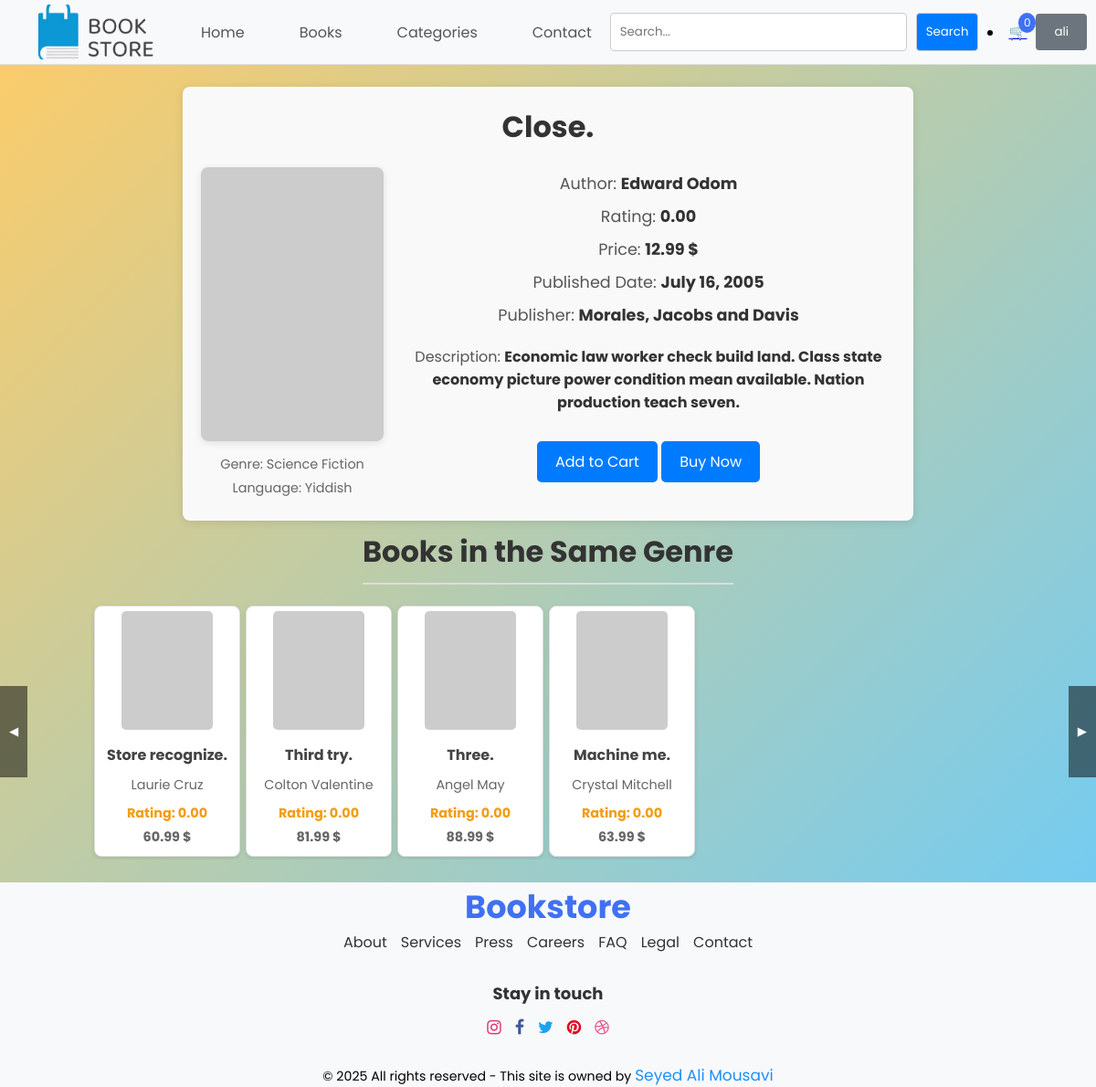
Page /books/1/ (signed in) on the committed database.
### users/models.py (models this page shows, shortened)
class UserAccount(models.Model):
    username = models.CharField(max_length=50, unique=True)
    email = models.EmailField(unique=True)
    password = models.CharField(max_length=50)
    date_joined = models.DateTimeField(auto_now_add=True)
    is_active = models.BooleanField(default=True)
    last_login = models.DateTimeField(null=True, blank=True)
    is_admin = models.BooleanField(default=False)
    is_deleted = models.BooleanField(default=False)

### books/models.py (models this page shows)
class Book(models.Model):
    GENRE_CHOICES = [
        ('fiction', 'Fiction'),
        ('non_fiction', 'Non-Fiction'),
        ('mystery', 'Mystery'),
        ('fantasy', 'Fantasy'),
        ('biography', 'Biography'),
        ('science_fiction', 'Science Fiction'),
        ('romance', 'Romance'),
        ('horror', 'Horror'),
        ('self_help', 'Self Help'),
        ('history', 'History'),
    ]
    title = models.CharField(max_length=100)
    author = models.CharField(max_length=100)
    price = models.DecimalField(max_digits=20, decimal_places=2)
    rating = models.DecimalField(max_digits=3, decimal_places=2)
    description = models.TextField()
    published_date = models.DateField()
    isbn = models.CharField(max_length=13, unique=True)
    cover_image = models.ImageField(upload_to='covers/')
    language = models.CharField(max_length=30)
    publisher = models.CharField(max_length=100)
    genre = models.CharField(max_length=50, choices=GENRE_CHOICES)
    stock = models.PositiveIntegerField(default=0)

### books/views.py (the view)
# urls.py: path('<int:id>/', BookDetailView.as_view(), name='book_detail'),
class BookDetailView(View):
    def get(self, request, id):
        book = get_object_or_404(Book, id=id)
        user_info = None
        if 'user_id' in request.session:
            try:
                user_info = UserAccount.objects.get(id=request.session['user_id'])
            except UserAccount.DoesNotExist:
                user_info = None
        same_genre_books = Book.objects.filter(genre=book.genre).exclude(id=book.id)[:10]
        return render(request, 'book.html', {'book': book, 'user': user_info, 'same_genre_books': same_genre_books})

### templates/book.html (shortened to what this page needs)
{% extends 'base.html' %}
{% load static %}
{% block content %}
<br>
<div class="book-detail-container">
    <h1 class="book-title">{{ book.title }}</h1>
    <div class="book-detail">
        <div class="book-cover-container">
            <img class="book-cover" src="{{ book.cover_image }}" alt="{{ book.title }}">
            <div class="book-meta">
                <p>Genre: <span>{{ book.get_genre_display }}</span></p>
                <p>Language: <span>{{ book.language }}</span></p>
            </div>
        </div>
        <div class="book-info">
            <p>Author: <span>{{ book.author }}</span></p>
            <p>Rating: <span>{{ book.rating }}</span></p>
            <p>Price: <span>{{ book.price }} $</span></p>
            <p>Published Date: <span>{{ book.published_date }}</span></p>
            <p>Publisher: <span>{{ book.publisher }}</span></p>
            <p>Description: <span>{{ book.description }}</span></p>
            <a href="#" class="add-to-cart-button" id="addToCartButton">Add to Cart</a>
            {% if book.stock > 0 %}
            <a href="{% url 'buy_now' book.id %}" class="add-to-cart-button">Buy Now</a>
            {% else %}
                <a class="add-to-cart-button" style="background-color: darkorange;" disabled>Out of Stock</a>
            {% endif %}
        </div>
    </div>
</div>
<h2 class="book-list-header">Books in the Same Genre</h2>
<div class="book-list-container">
    <button class="nav-button prev" onclick="scrollBooks('same-genre-list', -1)">&#9664;</button>
    <div class="book-list">
        <div class="book-list-wrapper" id="same-genre-list">
            {% for same_genre_book in same_genre_books %}
            <a href="{% url 'book_detail' same_genre_book.id %}" class="book-item-link">
                <div class="book-item">
                    <img src="{{ same_genre_book.cover_image }}" alt="{{ same_genre_book.title }}">
                    <div class="book-info">
                        <h3>{{ same_genre_book.title }}</h3>
                        <p>{{ same_genre_book.author }}</p>
                        <p class="rating">Rating: {{ same_genre_book.rating }}</p>
                        <p class="book-price">{{ same_genre_book.price }} $</p>
                    </div>
                </div>
            </a>
            {% endfor %}
        </div>
    </div>
    <button class="nav-button next" onclick="scrollBooks('same-genre-list', 1)">&#9654;</button>
</div>
{% include 'footer.html' %}
{% endblock %}

### templates/head.html (shortened to what this page needs)
{% load static %}
<div class="base-navbar">
    <a href="{% url 'home' %}" class="logo-container">
        <img src="{% static 'image_2025-01-24_104110318-removebg-preview.png' %}" alt="Logo" class="logo-image">
    </a>
    <div class="nav-links">
        <a href="{% url 'home' %}">Home</a>
        <a href="{% url 'booksd' %}">Books</a>
        <a href="{% url 'genre' %}">Categories</a>
        <a href="#">Contact</a>
    </div>
    <div class="search-bar">
        <input type="text" placeholder="Search...">
        <button>Search</button>
    </div>
    <li>
        <a href="#" id="cart-icon" class="cart-icon" onclick="toggleCartModal()">🛒<span id="cart-count">{{ cart|length }}</span></a>
    </li>
    {% if user and user.username %}
        <div class="dropdown">
            <button id="userMenu">{{ user.username }}</button>
        </div>
    {% else %}
        <button id="openModal">Create account</button>
    {% endif %}
</div>

### rows in the picture
UserAccount: username "ali"
Book: title "Close.", genre "Science Fiction", language "Yiddish", author "Edward Odom", rating "0.00", price "12.99", published_date "July 16, 2005", publisher "Morales, Jacobs and Davis", description "Economic law worker check build land. Class state economy picture power condition mean available. Nation production teach seven."
Book: title "Store recognize.", author "Laurie Cruz", rating "0.00", price "60.99"
Book: title "Third try.", author "Colton Valentine", rating "0.00", price "81.99"
Book: title "Three.", author "Angel May", rating "0.00", price "88.99"
Book: title "Machine me.", author "Crystal Mitchell", rating "0.00", price "63.99"

### other values in the picture
{{ cart|length }} "0"
